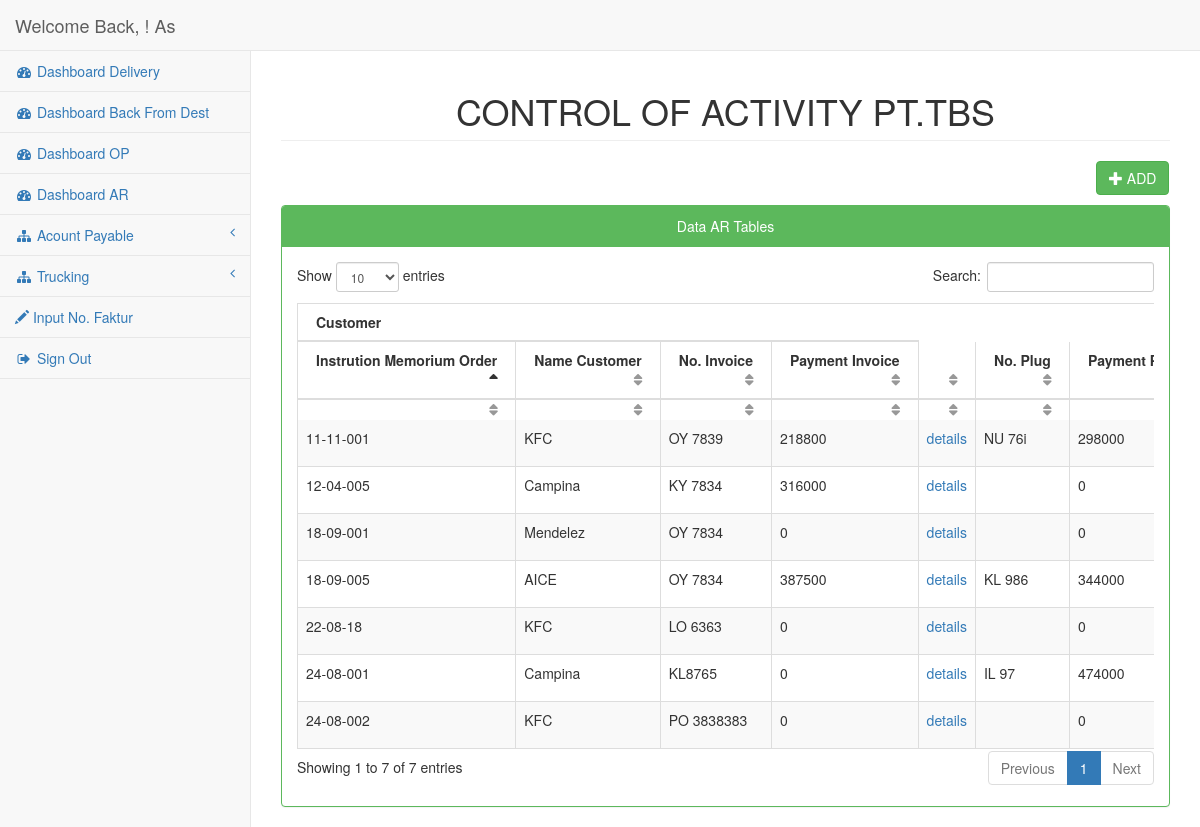
The page /index.php/pagecontrol/dashAR on the database its author committed.
### tables this page shows
CREATE TABLE `ar` (
  `IMO` varchar(12) DEFAULT NULL,
  `inv_cust` varchar(20) DEFAULT NULL,
  `name_cust` varchar(20) DEFAULT NULL,
  `no_plug` varchar(20) NOT NULL,
  `pay_plug` int(11) NOT NULL,
  `pay_inv` int(11) NOT NULL,
  `no_faktur` varchar(20) DEFAULT NULL
);

### application/controllers/Pagecontrol.php (called while the page is built, shortened)
<?php
class Pagecontrol extends CI_Controller {
	public function __construct()
	{
	$this->load->helper('form');
	$this->load->helper('url');
	$this->load->library('pdf');
	}
	public function dashAR(){
		$this->load->model('pagemodel');
		$data['dataAR'] = $this->pagemodel->getAR();
		$this->load->view('dashboard_AR', $data);
	}
}

### index.php (called while the page is built, shortened)
<?php
require_once BASEPATH.'core/CodeIgniter.php';

### application/models/Pagemodel.php (called while the page is built, shortened)
<?php
class Pagemodel extends CI_Model
{
	function getAR(){
		$this->db->select('*');
		$this->db->from('ar');
		$data = $this->db->get();
		return $data->result();
	}
}

### application/views/dashboard_AR.php (the view, shortened to what this page needs)
<!DOCTYPE html>
<html lang="en">
<head>
    <link href="<?php echo base_url()?>assets/vendor/bootstrap/css/bootstrap.min.css" rel="stylesheet">
    <link href="<?php echo base_url()?>assets/vendor/metisMenu/metisMenu.min.css" rel="stylesheet">
    <link href="<?php echo base_url()?>assets/vendor/datatables-plugins/dataTables.bootstrap.css" rel="stylesheet">
    <link href="<?php echo base_url()?>assets/vendor/datatables-responsive/dataTables.responsive.css" rel="stylesheet">
    <link href="<?php echo base_url()?>assets/dist/css/sb-admin-2.css" rel="stylesheet">
    <link href="<?php echo base_url()?>assets/vendor/font-awesome/css/font-awesome.min.css" rel="stylesheet" type="text/css">
</head>
<body>
    <div id="wrapper">
        <nav class="navbar navbar-default navbar-static-top" role="navigation" style="margin-bottom: 0">
            <div class="navbar-header">
                <a class="navbar-brand" href="index.html">Welcome Back, <?php echo $this->session->userdata('ses_nama');?>! As <?php echo $this->session->userdata('akses');?></a>
            </div>
            <div class="navbar-default sidebar" role="navigation">
                <div class="sidebar-nav navbar-collapse">
                    <ul class="nav" id="side-menu">
                        <li>
                            <a href="<?php echo base_url().'index.php/pagecontrol/dashboard' ?>"><i class="fa fa-dashboard fa-fw"></i> Dashboard Delivery</a>
                        </li>
                        <li>
                            <a href="<?php echo base_url().'index.php/pagecontrol/dashboard2' ?>"><i class="fa fa-dashboard fa-fw"></i> Dashboard Back From Dest</a>
                        </li>
                        <li>
                            <a href="<?php echo base_url().'index.php/pagecontrol/dashOP' ?>"><i class="fa fa-dashboard fa-fw"></i> Dashboard OP</a>
                        </li>
                        <li>
                            <a href="<?php echo base_url().'index.php/pagecontrol/dashAR' ?>"><i class="fa fa-dashboard fa-fw"></i> Dashboard AR</a>
                        </li>
                        <li>
                            <a href="#"><i class="fa fa-sitemap fa-fw"></i> Acount Payable<span class="fa arrow"></span></a>
                        </li>
                        <li>
                            <a href="#"><i class="fa fa-sitemap fa-fw"></i> Trucking<span class="fa arrow"></span></a>
                        </li>
                        <li>
                            <a href="<?php echo base_url().'index.php/pagecontrol/dashPajak' ?>"><i class="glyphicon glyphicon-pencil  "></i> Input No. Faktur</a>
                        </li>
                        <li>
                            <a href="<?php echo base_url().'index.php/pagecontrol/logout' ?>""><i class="fa fa-sign-out fa-fw"></i> Sign Out</a>
                        </li>
                    </ul>
                </div>
            </div>
        </nav>
        <div id="page-wrapper">
            <div class="row">
                <div class="col-lg-12">
                    <h1 class="page-header"><center>CONTROL OF ACTIVITY PT.TBS</center></h1>
                </div>
            </div>
             <div class="row">
                <div class="col-lg-12">
                <div class="col-md-offset-11" style="padding-bottom: 10px">
                    <a href="<?php echo base_url()."index.php/pagecontrol/formAR"?>"><button type="button" class="btn btn-success"><i class="glyphicon glyphicon-plus"></i>  ADD</button></a>
                </div>
                     <div class="panel panel-green">
                        <div class="panel-heading">
                            <center>Data AR Tables</center>
                        </div>
                        <div class="panel-body">
                            <table id="dtHorizontalExample" class="table table-striped table-bordered table-sm" cellspacing="0" width="100%">
                                <thead>
                                    <tr >
                                        <th colspan = 4>Customer</th>
                                    </tr>
                                    <tr>
                                        <th>Instrution Memorium Order</th>
                                        <th>Name Customer</th>
                                        <th>No. Invoice</th>
                                        <th>Payment Invoice</th>
                                        <th></th>
                                        <th>No. Plug</th>
                                        <th>Payment Plug</th>
                                    </tr>
                                </thead>
                                <tbody>
                                     <?php foreach ($dataAR as $k) { ?>
                                    <tr class="odd gradeX">
                                        <td><?php echo $k->IMO ?></td>
                                        <td><?php echo $k->name_cust ?></td>
                                        <td><?php echo $k->inv_cust ?></td>
                                        <td><?php echo $k->pay_inv ?></td>
                                        <td><a href="detCust/<?php echo $k->IMO; ?>">details</a></td>
                                        <td><?php echo $k->no_plug ?></td>
                                        <td><?php echo $k->pay_plug ?></td>
                                    </tr>
                                    <?php } ?>
                                </tbody>
                            </table>
                        </div>
                    </div>
                </div>
                </div>
            </div>
        </div>
</body>
</html>

### application/views/dashboard_AR.php (style rules this page uses)
#dtHorizontalExample th, td { white-space: nowrap; }

### rows shown on the page
ar: IMO "12-04-005", name_cust "Campina", inv_cust "KY 7834", pay_inv "316000", pay_plug "0"
ar: IMO "18-09-001", name_cust "Mendelez", inv_cust "OY 7834", pay_inv "0", pay_plug "0"
ar: IMO "22-08-18", name_cust "KFC", inv_cust "LO 6363", pay_inv "0", pay_plug "0"
ar: IMO "24-08-001", name_cust "Campina", inv_cust "KL8765", pay_inv "0", no_plug "IL 97", pay_plug "474000"
ar: IMO "24-08-002", name_cust "KFC", inv_cust "PO 3838383", pay_inv "0", pay_plug "0"
ar: IMO "18-09-005", name_cust "AICE", inv_cust "OY 7834", pay_inv "387500", no_plug "KL 986", pay_plug "344000"
ar: IMO "11-11-001", name_cust "KFC", inv_cust "OY 7839", pay_inv "218800", no_plug "NU 76i", pay_plug "298000"
